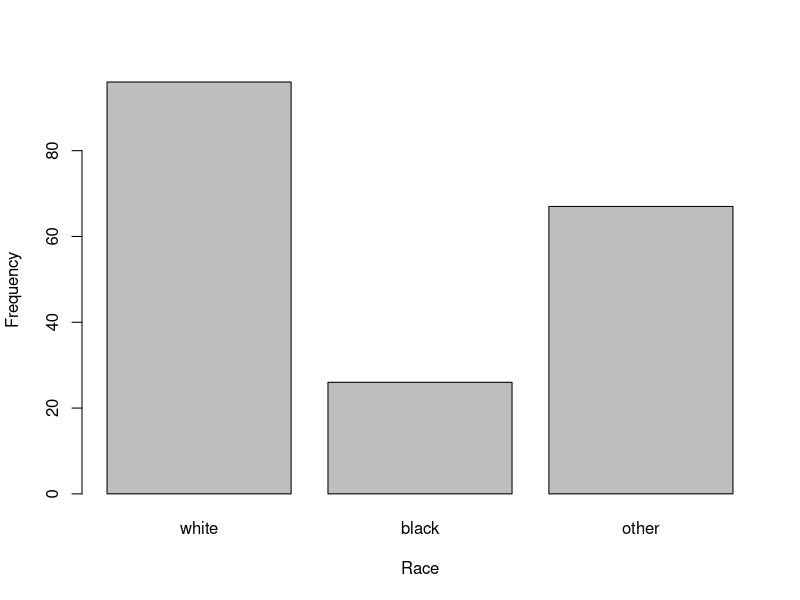
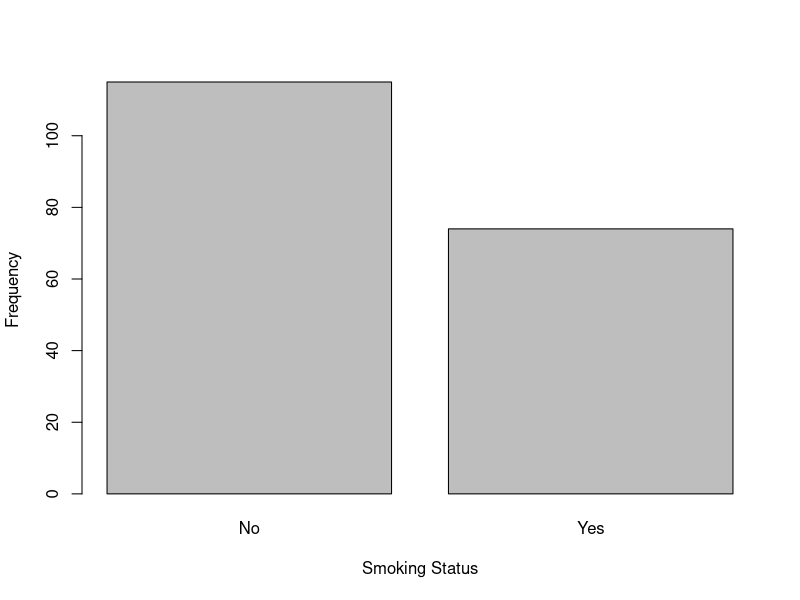
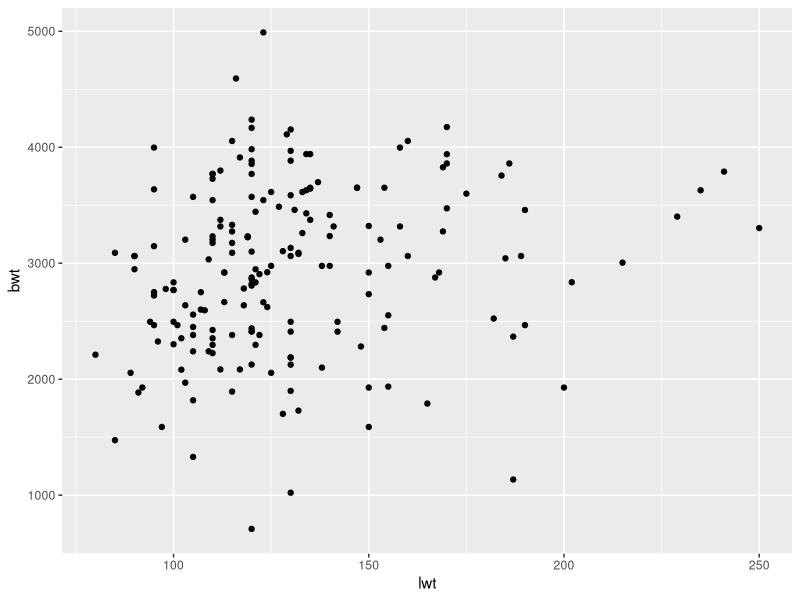
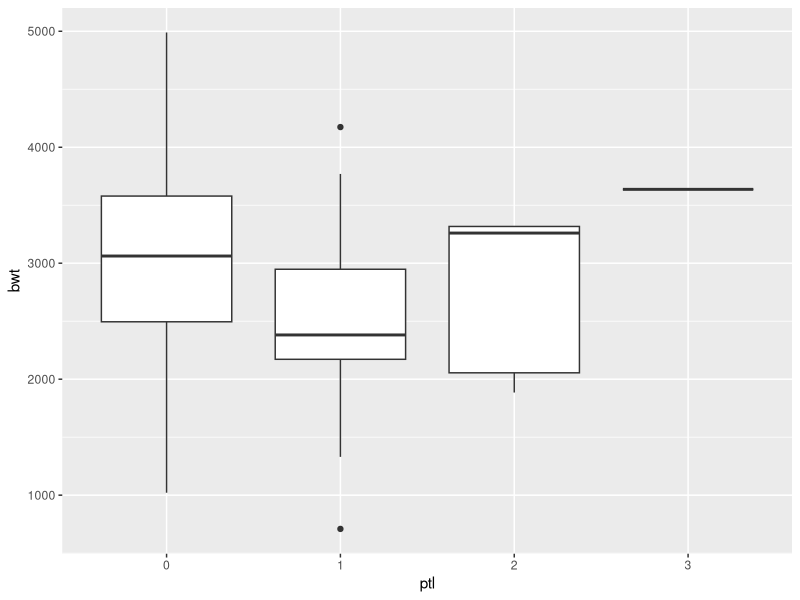
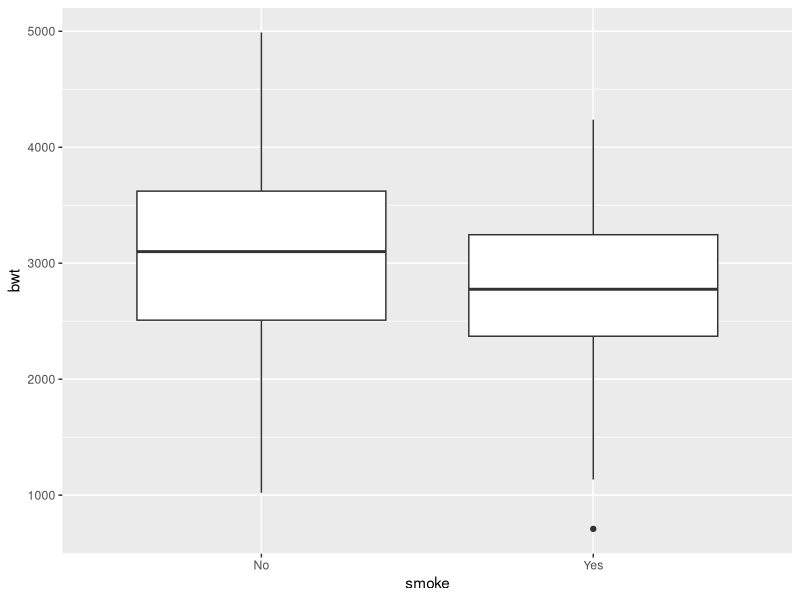
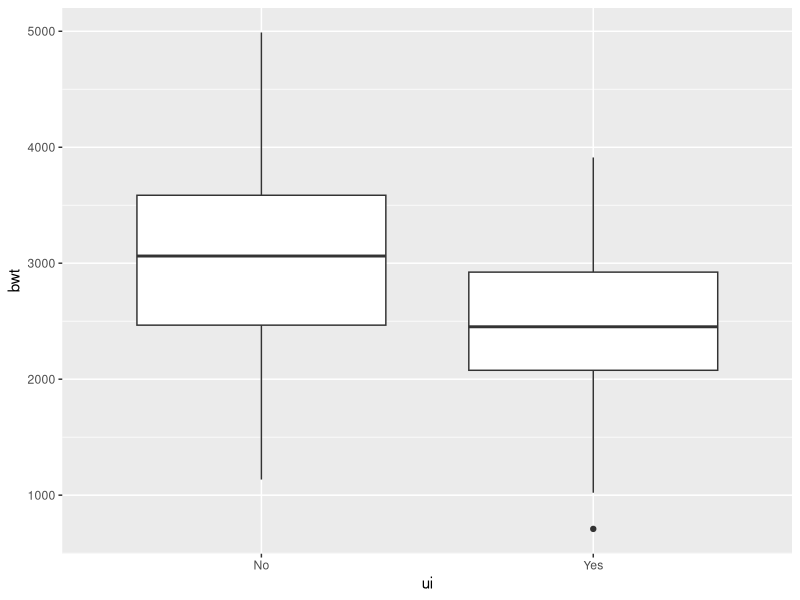
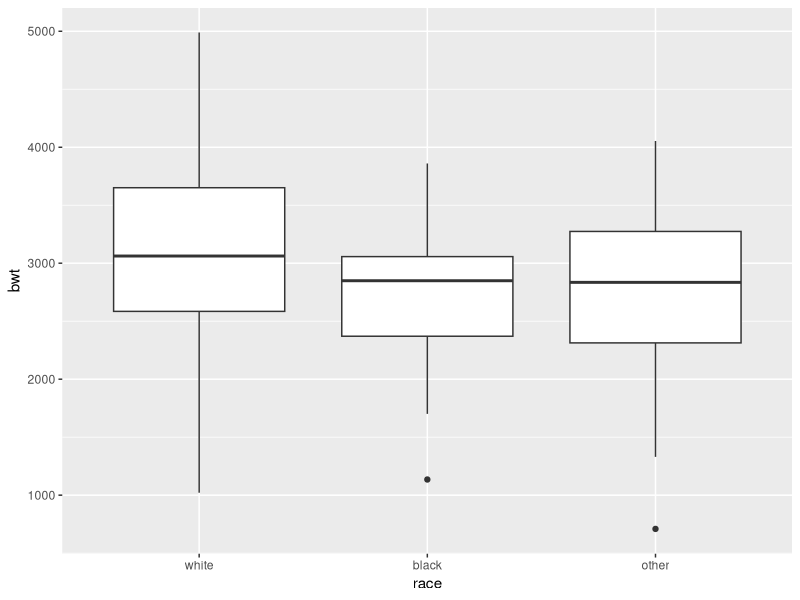
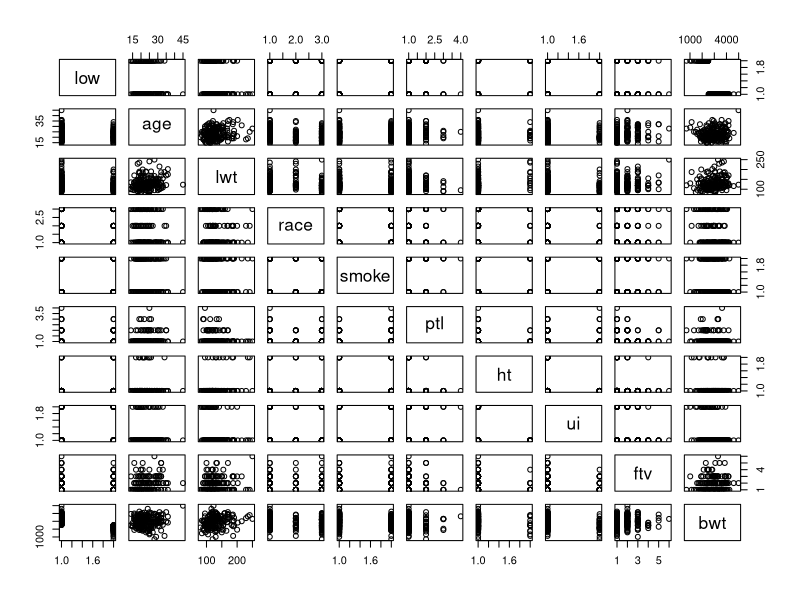

Recreate these plots in R, in order.
library(MASS)
library(readr)
?birthwt 
names(birthwt)
dim(birthwt)
birthwt$low <- factor(birthwt$low, levels = c(0,1),labels = c("No", "Yes"))
birthwt$race <- factor(birthwt$race, levels = c(1:3), labels=c("white","black","other"))
birthwt$smoke <- factor(birthwt$smoke, levels = c(0,1), labels = c("No", "Yes"))
birthwt$ht <- factor(birthwt$ht, levels = c(0,1), labels = c("No", "Yes"))
birthwt$ui <- factor(birthwt$ui, levels = c(0,1),labels = c("No", "Yes"))
birthwt$ptl <- factor(birthwt$ptl)
birthwt$ftv <- factor(birthwt$ftv)
birthwt$X1<- NULL
birthwt
birthwt$ht
summary(birthwt)
barplot(table(birthwt$race), xlab= "Race", ylab="Frequency")
barplot(table(birthwt$smoke), xlab= "Smoking Status", ylab="Frequency")
library(ggplot2)
ggplot(data=birthwt, aes(x=lwt, y=bwt)) +
  geom_point()
ggplot(data=birthwt, aes(x=ptl, y=bwt)) +
  geom_boxplot()
ggplot(data=birthwt, aes(x=smoke, y=bwt)) +
  geom_boxplot()
ggplot(data=birthwt, aes(x=ui, y=bwt)) +
  geom_boxplot()
ggplot(data=birthwt, aes(x=race, y=bwt)) +
  geom_boxplot()
pairs(birthwt)
cor(x=birthwt$age,y=birthwt$bwt)
cor(x=birthwt$lwt,y=birthwt$bwt)
plot(birthwt$low,birthwt$lwt,xlab="Low birth weight or not",ylab="mother's weight at last menstrual period(in pounds)")
plot(birthwt$low,birthwt$age,xlab="Low birth weight or not",ylab="Age of mother")
plot(birthwt$low,birthwt$race)
glm(birthwt$low~birthwt$age+birthwt$lwt,family="binomial")
glm(birthwt$low~birthwt$age+birthwt$lwt+birthwt$smoke,family="binomial")
summary(glm(birthwt$low~birthwt$age+birthwt$lwt+birthwt$smoke,family="binomial"))
glm(birthwt$low~birthwt$lwt+birthwt$smoke+birthwt$ht+birthwt$race,family="binomial")
summary(glm(birthwt$low~birthwt$lwt+birthwt$smoke+birthwt$ht+birthwt$race,family="binomial"))
glm(birthwt$low~birthwt$lwt+birthwt$smoke+birthwt$ht+birthwt$race+birthwt$ui,family="binomial")
summary(glm(birthwt$low~birthwt$lwt+birthwt$smoke+birthwt$ht+birthwt$race+birthwt$ui,family="binomial")
)
glm(birthwt$low~birthwt$lwt+birthwt$smoke+birthwt$ht+birthwt$race+birthwt$ui,family="binomial")
summary(glm(birthwt$low~birthwt$lwt+birthwt$smoke+birthwt$ht+birthwt$race+birthwt$ui,family="binomial"))
model.low=glm(birthwt$low~birthwt$lwt+birthwt$smoke+birthwt$ht+birthwt$race+birthwt$ui,family="binomial")
model.low$fit
plot(birthwt$low,model.low$fit)
summary(birthwt$low)
birthwt$low.pred=ifelse(model.low$fit>0.315,1,0)
table(birthwt$low,birthwt$low.pred)
sensitivity<-43/59
sensitivity
82/130
42/59
87/130
41/59
41/59
library(pROC)
roc(birthwt$low,model.low$fit)
plot(roc(birthwt$low,model.low$fit))
